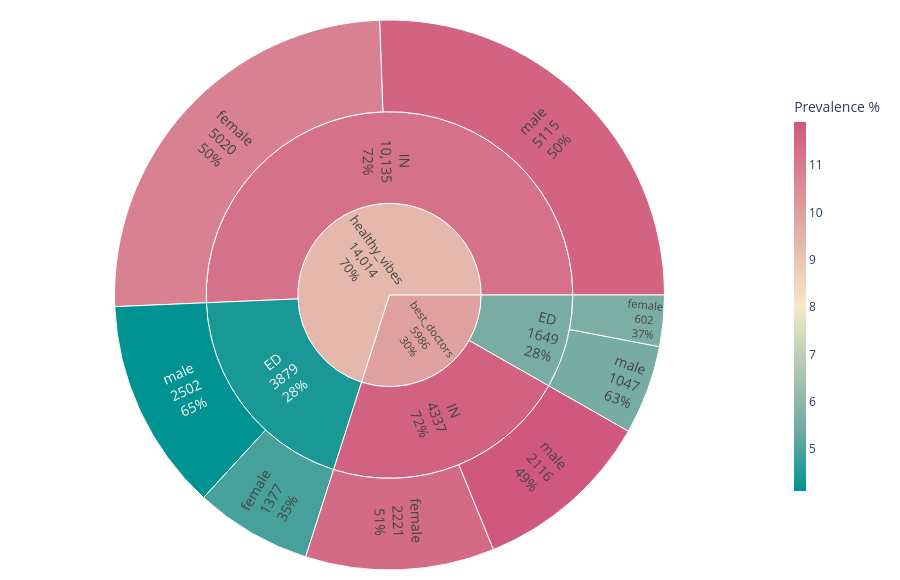
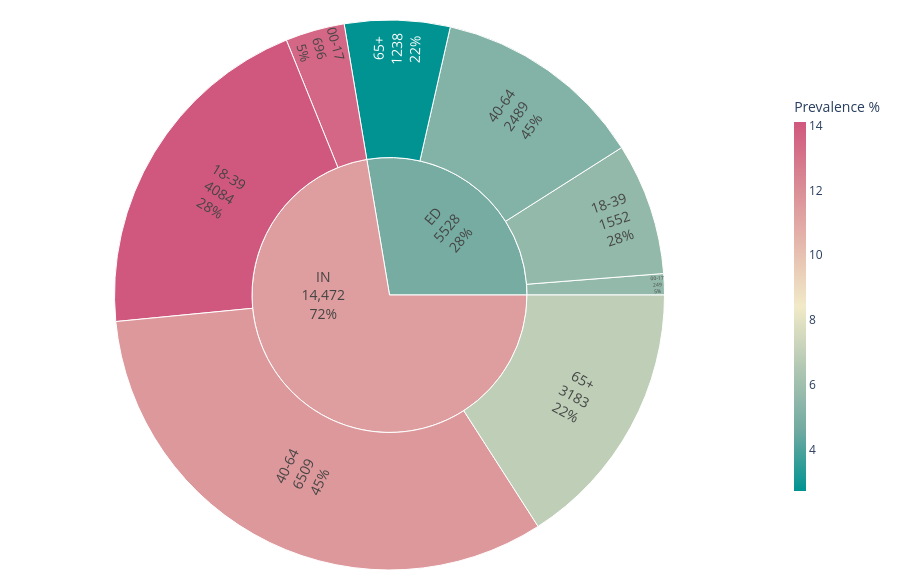

Here is the notebook cell these charts were saved with, in order:
### Markdown cell above
## Tab 1 — Overview

### Code cell
vol_df = volume_sunburst_df(filtered_df)
age_vol_df = age_prevalence_sunburst_df(filtered_df)
display(vol_df)
prevalence_sunburst(vol_df, ["site", "patient_class", "gender"], "Scan Volume", compact=True, show_title=False).show()
display(age_vol_df)
prevalence_sunburst(age_vol_df, ["patient_class", "age_group"], "Prevalence by Age", sort_slices=False, compact=True, show_title=False).show()

### Figure 1 — Plotly figure (JSON) as saved in the notebook; plotly's stock layout.template omitted (floating-point values rounded to 4 significant figures)
{"data": [{"branchvalues": "total", "customdata": [[602.0, "34", 5.6], [1047.0, "58", 5.5], [2221.0, "254", 11.4], [2116.0, "251", 11.9], [1377.0, "67", 4.9], [2502.0, "102", 4.1], [5020.0, "543", 10.8], [5115.0, "595", 11.6], [1649.0, "(?)", 5.537], [4337.0, "(?)", 11.64], [3879.0, "(?)", 4.384], [10140.0, "(?)", 11.2], [5986.0, "(?)", 9.961], [14010.0, "(?)", 9.316]], "domain": {"x": [0.0, 1.0], "y": [0.0, 1.0]}, "hovertemplate": "<b>%{label}</b><br>Scans: %{customdata[0]:,}<br>Positives: %{customdata[1]:,}<br>Prevalence: %{customdata[2]}%<extra></extra>", "ids": ["best_doctors/ED/female", "best_doctors/ED/male", "best_doctors/IN/female", "best_doctors/IN/male", "healthy_vibes/ED/female", "healthy_vibes/ED/male", "healthy_vibes/IN/female", "healthy_vibes/IN/male", "best_doctors/ED", "best_doctors/IN", "healthy_vibes/ED", "healthy_vibes/IN", "best_doctors", "healthy_vibes"], "insidetextorientation": "radial", "labels": ["female", "male", "female", "male", "female", "male", "female", "male", "ED", "IN", "ED", "IN", "best_doctors", "healthy_vibes"], "marker": {"coloraxis": "coloraxis", "colors": [5.6, 5.5, 11.4, 11.9, 4.9, 4.1, 10.8, 11.6, 5.537, 11.64, 4.384, 11.2, 9.961, 9.316]}, "name": "", "parents": ["best_doctors/ED", "best_doctors/ED", "best_doctors/IN", "best_doctors/IN", "healthy_vibes/ED", "healthy_vibes/ED", "healthy_vibes/IN", "healthy_vibes/IN", "best_doctors", "best_doctors", "healthy_vibes", "healthy_vibes", "", ""], "sort": true, "textfont": {"size": 14}, "textinfo": "label+percent parent+value", "type": "sunburst", "values": [602.0, 1047.0, 2221.0, 2116.0, 1377.0, 2502.0, 5020.0, 5115.0, 1649.0, 4337.0, 3879.0, 10140.0, 5986.0, 14010.0]}], "layout": {"coloraxis": {"autocolorscale": false, "colorbar": {"len": 0.75, "thickness": 12, "title": {"text": "Prevalence %"}}, "colorscale": [[0.0, "rgb(0, 147, 146)"], [0.1667, "rgb(114, 170, 161)"], [0.3333, "rgb(177, 199, 179)"], [0.5, "rgb(241, 234, 200)"], [0.6667, "rgb(229, 185, 173)"], [0.8333, "rgb(217, 137, 148)"], [1.0, "rgb(208, 88, 126)"]]}, "height": 580, "legend": {"tracegroupgap": 0}, "margin": {"b": 10, "l": 10, "r": 10, "t": 20}, "uniformtext": {"minsize": 12}}}

### Figure 2 — Plotly figure (JSON) as saved in the notebook; plotly's stock layout.template omitted (floating-point values rounded to 4 significant figures)
{"data": [{"branchvalues": "total", "customdata": [[249.0, "14", 5.6], [1552.0, "87", 5.6], [2489.0, "126", 5.1], [1238.0, "34", 2.7], [696.0, "94", 13.5], [4084.0, "575", 14.1], [6509.0, "755", 11.6], [3183.0, "219", 6.9], [5528.0, "(?)", 4.725], [14470.0, "(?)", 11.36]], "domain": {"x": [0.0, 1.0], "y": [0.0, 1.0]}, "hovertemplate": "<b>%{label}</b><br>Scans: %{customdata[0]:,}<br>Positives: %{customdata[1]:,}<br>Prevalence: %{customdata[2]}%<extra></extra>", "ids": ["ED/00-17", "ED/18-39", "ED/40-64", "ED/65+", "IN/00-17", "IN/18-39", "IN/40-64", "IN/65+", "ED", "IN"], "insidetextorientation": "radial", "labels": ["00-17", "18-39", "40-64", "65+", "00-17", "18-39", "40-64", "65+", "ED", "IN"], "marker": {"coloraxis": "coloraxis", "colors": [5.6, 5.6, 5.1, 2.7, 13.5, 14.1, 11.6, 6.9, 4.725, 11.36]}, "name": "", "parents": ["ED", "ED", "ED", "ED", "IN", "IN", "IN", "IN", "", ""], "sort": false, "textfont": {"size": 14}, "textinfo": "label+percent parent+value", "type": "sunburst", "values": [249.0, 1552.0, 2489.0, 1238.0, 696.0, 4084.0, 6509.0, 3183.0, 5528.0, 14470.0]}], "layout": {"coloraxis": {"autocolorscale": false, "colorbar": {"len": 0.75, "thickness": 12, "title": {"text": "Prevalence %"}}, "colorscale": [[0.0, "rgb(0, 147, 146)"], [0.1667, "rgb(114, 170, 161)"], [0.3333, "rgb(177, 199, 179)"], [0.5, "rgb(241, 234, 200)"], [0.6667, "rgb(229, 185, 173)"], [0.8333, "rgb(217, 137, 148)"], [1.0, "rgb(208, 88, 126)"]]}, "height": 580, "legend": {"tracegroupgap": 0}, "margin": {"b": 10, "l": 10, "r": 10, "t": 20}, "uniformtext": {"minsize": 12}}}
